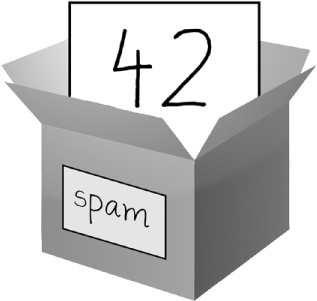
#> input picture Leo/Pillow/image.jpg, 317 x 301 px
$ jupyter execute --allow-errors Pillow.ipynb   (shell and % lines are left out)
#> lines starting #> are read from the running program, lines starting #| are printed output that depends on the picture
# Python Pillow Basics

### Created by Leo Gu

In this tutorial we will take an in depth look at using Python Pillow, a python imaging tool. We will learn how to load, enhance, and filter images. More information about Python Pillow can be found here: https://pillow.readthedocs.io/en/stable/handbook/tutorial.html

## Software Prerequisites

```
conda install pillow
conda install sys
conda install os
```

[cell 1]
from PIL import Image

## Importing an image

Load an image using the Image.open command and setting it to a variable.

[cell 2]
im = Image.open("image.jpg")
#> im is the input picture: PIL image 317x301 RGB; min 0, max 255, mean 201

Now you can examine the image specs using the print function.

[cell 3]
print(im.format, im.size, im.mode)
#| JPEG (317, 301) RGB

The format shows the file type or source of the image. The size prints out the image size in pixels. The mode shows the coloring mode which in this case should be RGB.

Now lets print out the image using the show command.

[cell 4]
im.show()

This should open up a new tab that has the image in it. Show however is very buggy at the moment. So we will only use it a few times. You can try to open up the image in draft mode which is an opened but not loaded image which may be useful for some situations.

[cell 5]
with Image.open("image.jpg") as im:
    print("original =", im.mode, im.size)
#| original = RGB (317, 301)

    im.draft("L", (100, 100))
    print("draft =", im.mode, im.size)
#| draft = RGB (317, 301)

## Manipulating Images

We will now get to manipulating image types. First lets look at identifying your image type.

[cell 6]
import sys

for infile in sys.argv[1:]:
    try:
        with Image.open("image.jpg") as im:
            print(infile, im.format, "%dx%d" % im.size, im.mode)
#| image.jpg JPEG 317x301 RGB
    except OSError:
        pass

We can convert files to JPEGs. If you want your image to be a JPEG. Run this code.

[cell 7]
import os, sys

infile = input("put your file name here")
#> the answer given: image.jpg
for infile in sys.argv[1:]:
    f, e = os.path.splitext(infile)
    outfile = f + ".jpg"
    if infile != outfile:
        try:
            with Image.open(infile) as im:
                im.save(outfile)
        except OSError:
            print("cannot convert", infile)

Cropping images is with the crop command. Define the pixel size and it will crop.

#> (a cell that did not finish here is left out)

The Filter method allows you to put filters over you images. So you can automate image filtering if you iterate through a folder.

[cell 9]
from PIL import ImageFilter
im = Image.open("image.jpg")
out = im.filter(ImageFilter.BLUR)
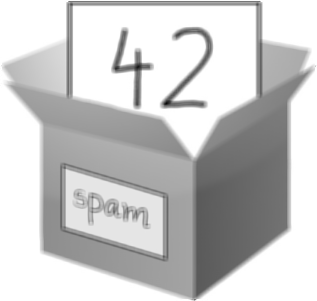
#> out: PIL image 317x301 RGB; min 7, max 255, mean 201.2
out.show()

Image enhancing can be done with the ImageEnhance function.

[cell 10]
from PIL import ImageEnhance

#> (the rest of this cell did not finish here and is left out)

[cell 11]
from PIL import ImageEnhance

Col = ImageEnhance.Color(im)
Con = ImageEnhance.Contrast(im)
Bright = ImageEnhance.Brightness(im)
Sharp = ImageEnhance.Sharpness(im)

Those are all of the functions you can edit for the image using PIL.

You can scale images using point transformations.

[cell 12]
out = im.point(lambda i: i * 1.2)
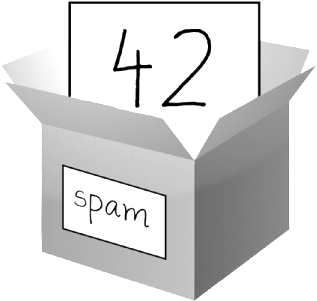
#> out: PIL image 317x301 RGB; min 0, max 255, mean 214.8
im.show()
out.show()

$ run again, with Boring_Python/images/boringPythonChess.png saved as Leo/Pillow/image.jpg
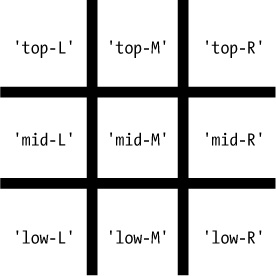
#> input picture Boring_Python/images/boringPythonChess.png, 276 x 276 px
#> im is the input picture: PIL image 276x276 RGB; min 0, max 255, mean 212.2
#| JPEG (276, 276) RGB
#| original = RGB (276, 276)
#| draft = RGB (276, 276)
#| image.jpg JPEG 276x276 RGB
#> `out = im.filter(ImageFilter.BLUR)`:
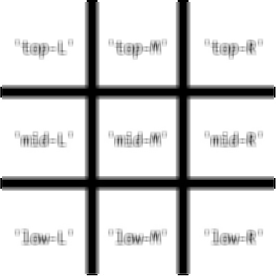
#> out: PIL image 276x276 RGB; min 0, max 255, mean 212.3

$ run again, with Boring_Python/images/divide0error.PNG saved as Leo/Pillow/image.jpg
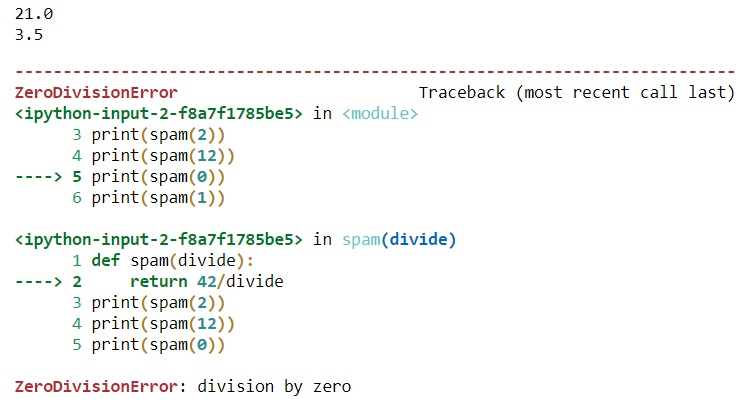
#> input picture Boring_Python/images/divide0error.PNG, 752 x 408 px
#> im is the input picture: PIL image 752x408 RGB; mean R, G, B 247.1, 247.7, 246.7
#| JPEG (752, 408) RGB
#| original = RGB (752, 408)
#| draft = RGB (752, 408)
#| image.jpg JPEG 752x408 RGB
#> `out = im.filter(ImageFilter.BLUR)`:
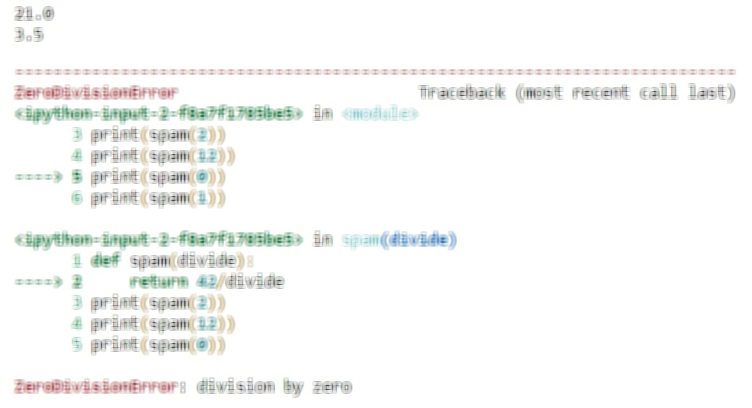
#> out: PIL image 752x408 RGB; mean R, G, B 247.1, 247.8, 246.7
#> `out = im.point(lambda i: i * 1.2)`:
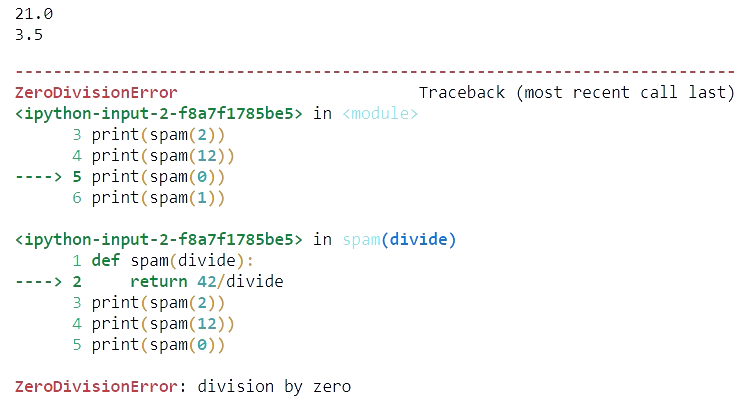
#> out: PIL image 752x408 RGB; mean R, G, B 248.9, 249.3, 248.6
